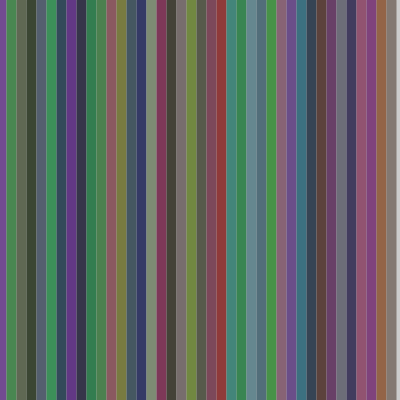
Frame 1 (no input)
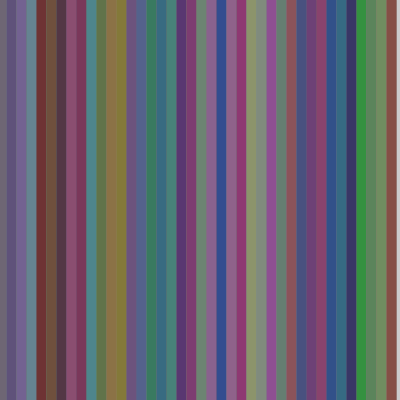
Frame 2 (the mouse pressed at the canvas centre, redrawn once)

The Processing sketch that drew these frames (run headless with seeded random() and noise(); the mouse was pressed at the canvas centre and the sketch redrawn once):

// Processing sketch: pgm9
// ── pgm9.pde
// comment

float colorLow = 50;
float colorHigh = 150;
void setup() {
  size(400,400);
  noLoop();
}

void draw() {

    int lineWidth = 10;
    strokeWeight(lineWidth);
    for (int x = 1; x <= width; x += lineWidth) {
        stroke(random(colorLow,colorHigh),random(colorLow,colorHigh),random(colorLow,colorHigh));
        line(x,0,x,height);
    }

}
